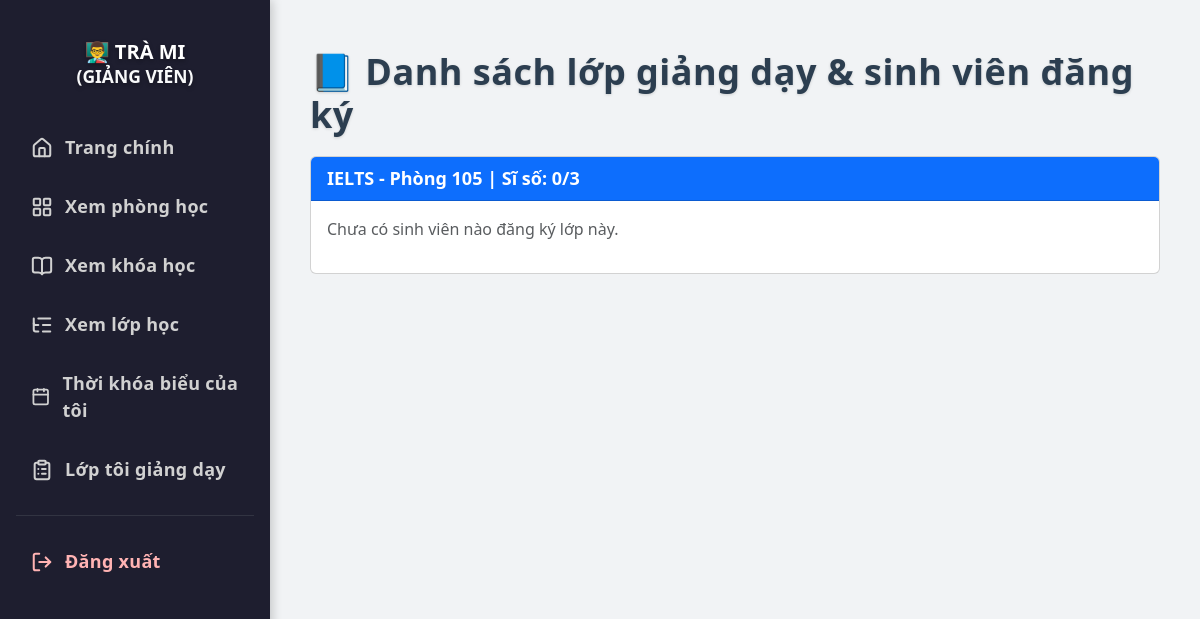
/teacher/my-class (signed in), run on an earlier commit of the app's database.
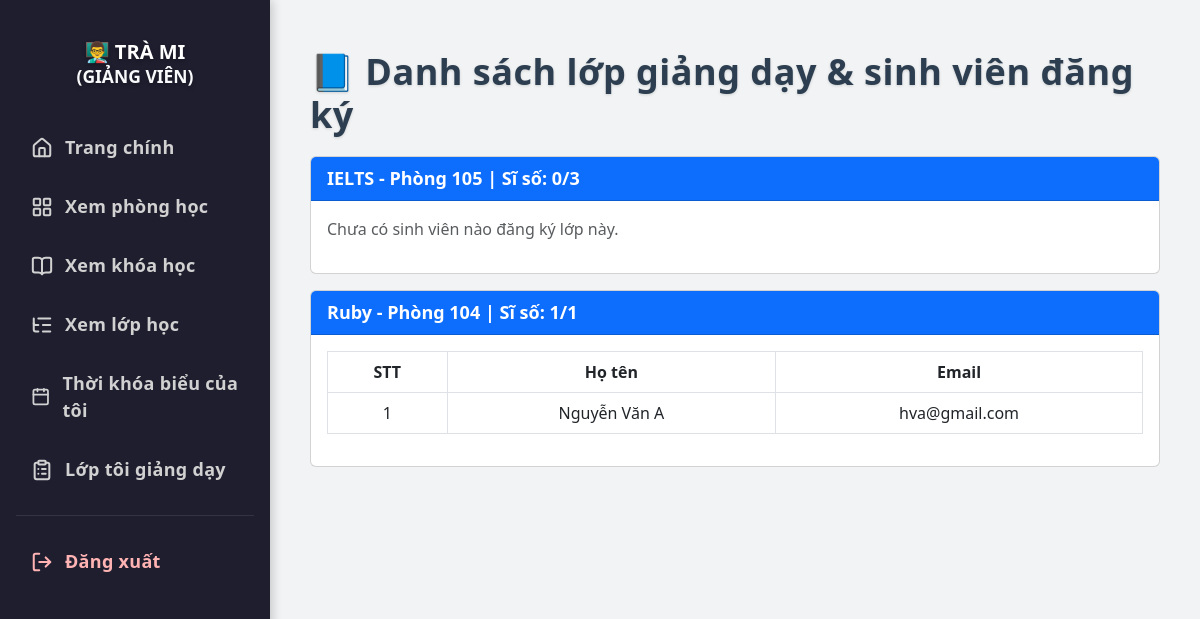
And on a later commit of the database.
### tables this page shows
CREATE TABLE classes (
            id INTEGER PRIMARY KEY AUTOINCREMENT,
            course_id INTEGER NOT NULL,
            teacher_id INTEGER NOT NULL,
            room_id INTEGER NOT NULL,
            capacity INTEGER NOT NULL CHECK (capacity > 0),
            registered INTEGER DEFAULT 0, semester_id INTEGER REFERENCES semesters(id),
            FOREIGN KEY (course_id) REFERENCES courses(id),
            FOREIGN KEY (teacher_id) REFERENCES users(id),
            FOREIGN KEY (room_id) REFERENCES rooms(id)
        );

CREATE TABLE courses (
            id INTEGER PRIMARY KEY AUTOINCREMENT,
            name TEXT NOT NULL UNIQUE,
            description TEXT
        , image TEXT);

CREATE TABLE rooms (
            id INTEGER PRIMARY KEY AUTOINCREMENT,
            name TEXT NOT NULL UNIQUE,
            status TEXT NOT NULL CHECK (status IN ('available', 'occupied', 'maintenance'))
        );

CREATE TABLE users (
            id INTEGER PRIMARY KEY AUTOINCREMENT,
            full_name TEXT NOT NULL,
            email TEXT NOT NULL UNIQUE,
            password TEXT NOT NULL,
            role TEXT NOT NULL CHECK (role IN ('student', 'teacher', 'admin')),
            dob DATE,                
            phone TEXT,             
            gender TEXT CHECK (gender IN ('male', 'female', 'other')), 
            cccd TEXT              
        , image TEXT);

### app.py (the view)
@app.route('/teacher/my-class')
@login_required
def teacher_my_class():
    if current_user.role != 'teacher':
        return "Không có quyền truy cập", 403
    conn = sqlite3.connect('database.db')
    cursor = conn.cursor()
    query = """
        SELECT c.id AS class_id, co.name AS course_name, r.name AS room_name, c.capacity, c.registered
        FROM classes c
        JOIN courses co ON c.course_id = co.id
        JOIN rooms r ON c.room_id = r.id
        WHERE c.teacher_id = ?
    """
    classes = cursor.execute(query, (current_user.id,)).fetchall()
    registrations = {}
    for cls in classes:
        class_id = cls[0]
        cursor.execute("""
            SELECT u.full_name, u.email
            FROM registrations reg
            JOIN users u ON reg.student_id = u.id
            WHERE reg.class_id = ?
        """, (class_id,))
        registrations[class_id] = cursor.fetchall()
    conn.close()
    return render_template('teacher/my_class.html', classes=classes, registrations=registrations, user=current_user)

### app.py (called while the page is built)
@login_manager.user_loader
def load_user(user_id):
    conn = sqlite3.connect('database.db')
    cursor = conn.cursor()
    cursor.execute("SELECT id, full_name, email, role, image FROM users WHERE id = ?", (user_id,))
    row = cursor.fetchone()
    conn.close()
    if row:
        return User(*row)
    return None

### templates/teacher/my_class.html (shortened to what this page needs)
<!DOCTYPE html>
<html lang="vi">
<head>
  <link href="https://cdn.jsdelivr.net/npm/bootstrap@5.3.0/dist/css/bootstrap.min.css" rel="stylesheet">
</head>
<body>
<div class="sidebar">
  <h4>👨‍🏫 {{ user.full_name }}<br><small class="text-light">(GIẢNG VIÊN)</small></h4>
  <a href="/dashboard"><i data-lucide="home"></i>Trang chính</a>
  <a href="{{ url_for('view_rooms') }}"><i data-lucide="layout-grid"></i>Xem phòng học</a>
  <a href="{{ url_for('view_courses') }}"><i data-lucide="book-open"></i>Xem khóa học</a>
  <a href="{{ url_for('view_classes') }}"><i data-lucide="list-tree"></i>Xem lớp học</a>
  <a href="{{ url_for('teacher_schedule') }}"><i data-lucide="calendar"></i>Thời khóa biểu của tôi</a>
  <a href="{{ url_for('teacher_my_class') }}"><i data-lucide="clipboard-list"></i>Lớp tôi giảng dạy</a>
  <hr class="text-secondary mx-3">
  <a href="{{ url_for('logout') }}" class="logout-link"><i data-lucide="log-out"></i>Đăng xuất</a>
</div>
<div class="main-content">
  <h2>📘 Danh sách lớp giảng dạy & sinh viên đăng ký</h2>
  {% for cls in classes %}
  <div class="card my-3">
      <div class="card-header bg-primary text-white">
          {{ cls[1] }} - {{ cls[2] }} | Sĩ số: {{ cls[4] }}/{{ cls[3] }}
      </div>
      <div class="card-body">
          {% if registrations[cls[0]] %}
          <table class="table table-bordered">
              <thead>
                  <tr>
                      <th>STT</th>
                      <th>Họ tên</th>
                      <th>Email</th>
                  </tr>
              </thead>
              <tbody>
                  {% for student in registrations[cls[0]] %}
                      <tr>
                          <td>{{ loop.index }}</td>
                          <td>{{ student[0] }}</td>
                          <td>{{ student[1] }}</td>
                      </tr>
                  {% endfor %}
              </tbody>
          </table>
          {% else %}
          <p class="text-muted">Chưa có sinh viên nào đăng ký lớp này.</p>
          {% endif %}
      </div>
  </div>
  {% endfor %}
</div>
</body>
</html>

What changed in the data, as far as the page shows it:
added classes: name "Ruby", name "Phòng 104", registered "1", capacity "1"
now on this page (row unchanged): users: full_name "Nguyễn Văn A", email "hva@gmail.com"
